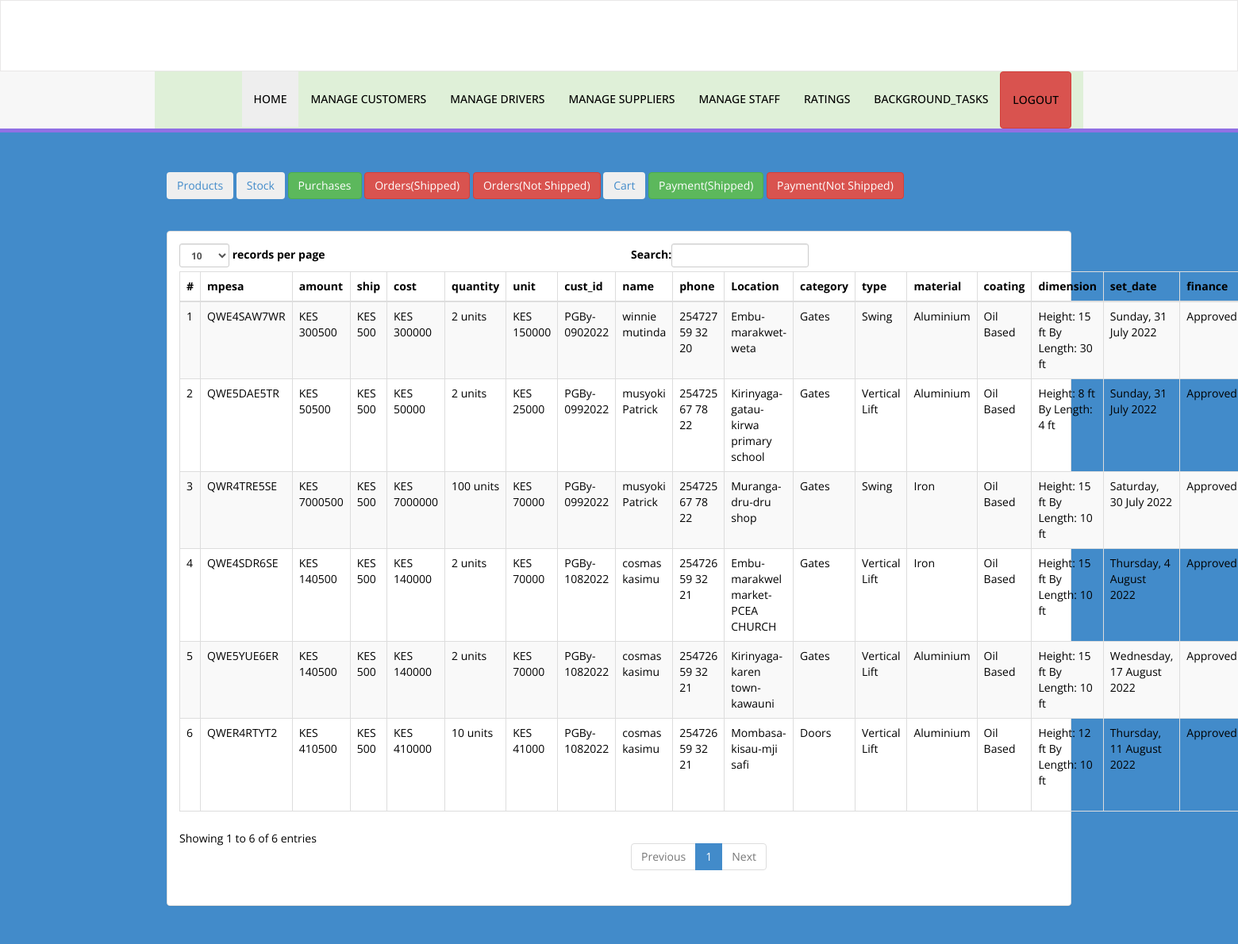
Page /perimeter/perimeter/order.php (signed in) on the committed database.
### tables this page shows
CREATE TABLE `orders` (
  `order_id` bigint(20) NOT NULL,
  `mpesa` varchar(15) DEFAULT NULL,
  `amount` float DEFAULT NULL,
  `ship` float DEFAULT NULL,
  `cost` float DEFAULT NULL,
  `quantity` float DEFAULT NULL,
  `unit` float DEFAULT NULL,
  `cust_id` text NOT NULL,
  `name` text NOT NULL,
  `phone` varchar(50) DEFAULT NULL,
  `location` varchar(250) DEFAULT NULL,
  `category` text DEFAULT NULL,
  `type` varchar(50) DEFAULT NULL,
  `material` varchar(50) DEFAULT NULL,
  `coating` varchar(250) DEFAULT NULL,
  `dimension` varchar(250) DEFAULT NULL,
  `set_date` text DEFAULT NULL,
  `finance` varchar(50) DEFAULT 'Pending',
  `remarks` text DEFAULT NULL,
  `mode` varchar(50) DEFAULT NULL,
  `image` varchar(250) NOT NULL DEFAULT 'Pending',
  `blacksmith` varchar(250) DEFAULT 'Pending',
  `dispatcher` varchar(50) DEFAULT 'Pending',
  `driver` varchar(50) DEFAULT NULL,
  `drive` varchar(50) DEFAULT 'Pending',
  `customer` varchar(50) DEFAULT 'Pending',
  `date` timestamp NOT NULL DEFAULT current_timestamp()
);

### perimeter/perimeter/order.php (the view, shortened to what this page needs)
<?php
include('sessionadm.php');
if (strlen($_SESSION['username']) == 0) {
    header('location:log');
} else {
?>
<!DOCTYPE html>
<html xmlns="http://www.w3.org/1999/xhtml">
<head>
    <link href="assets/css/bootstrap.css" rel="stylesheet" />
    <link href="assets/css/font-awesome.css" rel="stylesheet" />
    <link href="assets/css/style.css" rel="stylesheet" />
    <link rel="stylesheet" href="https://cdnjs.cloudflare.com/ajax/libs/font-awesome/4.7.0/css/font-awesome.min.css">
</head>
<body style="height: 100%;" class="bg-primary">
    <?php include('includes/header.php'); ?>
    <div class="content-wrapper">
        <div class="container">
            <div class="row pad-botm">
                <div class="col-md-12">
                <h5>
                <a href="product"> <button class="btn btn-wraning"> Products</button></a>
                        <a href="stock"> <button class="btn btn-secondary"> Stock</button></a>
                        <a href="purchase"> <button class="btn btn-success"> Purchases</button></a>
                        <a href="order"> <button class="btn btn-danger"> Orders(Shipped)</button></a>
                        <a href="orderN"> <button class="btn btn-danger"> Orders(Not Shipped)</button></a>
                        <a href="cart"> <button class="btn btn-wraning"> Cart</button></a>
                        <a href="payment"> <button class="btn btn-success"> Payment(Shipped)</button></a>
                        <a href="paymentN"> <button class="btn btn-danger"> Payment(Not Shipped)</button></a>
                    </h5>
                </div>
            </div>
            <div class="row" style="color: #000;">
                <div class="col-md-12">
                    <div class="panel panel-default">
                        <div class="panel-body">
                            <div class="table-responsive">
                                <table class="table table-striped table-bordered table-hover" id="dataTables-example">
                                    <thead>
                                        <tr>
                                            <th>#</th>
                                            <th>mpesa</th>
                                            <th>amount</th>
                                            <th>ship</th>
                                            <th>cost</th>
                                            <th>quantity</th>
                                            <th>unit</th>
                                            <th>cust_id</th>
                                            <th>name</th>
                                            <th>phone</th>
                                            <th>Location</th>
                                            <th>category</th>
                                            <th>type</th>
                                            <th>material</th>
                                            <th>coating</th>
                                            <th>dimension</th>
                                            <th>set_date</th>
                                            <th>finance</th>
                                        </tr>
                                    </thead>
                                    <tbody>
                                        <?php $sql = "SELECT * from orders where mode='Shipped'";
                                            $query = $con->prepare($sql);
                                            $query->execute();
                                            $results = $query->fetchAll(PDO::FETCH_OBJ);
                                            $cnt = 1;
                                            if ($query->rowCount() > 0) {
                                                foreach ($results as $result) {               ?>
                                        <tr class="odd gradeX">
                                            <td class="center"><?php echo htmlentities($cnt); ?></td>
                                            <td class="center"><?php echo htmlentities($result->mpesa); ?></td>
                                            <td class="center">KES <?php echo htmlentities($result->amount); ?></td>
                                            <td class="center">KES <?php echo htmlentities($result->ship); ?></td>
                                            <td class="center">KES <?php echo htmlentities($result->cost); ?></td>
                                            <td class="center"><?php echo htmlentities($result->quantity); ?> units</td>
                                            <td class="center">KES <?php echo htmlentities($result->unit); ?></td>
                                            <td class="center"><?php echo htmlentities($result->cust_id); ?></td>
                                            <td class="center"><?php echo htmlentities($result->name); ?></td>
                                            <td class="center"><?php echo htmlentities($result->phone); ?></td>
                                            <td class="center"><?php echo htmlentities($result->location); ?></td>
                                            <td class="center"><?php echo htmlentities($result->category); ?></td>
                                            <td class="center"><?php echo htmlentities($result->type); ?></td>
                                            <td class="center"><?php echo htmlentities($result->material); ?></td>
                                            <td class="center"><?php echo htmlentities($result->coating); ?></td>
                                            <td class="center"><?php echo htmlentities($result->dimension); ?></td>
                                            <td class="center"><?php echo htmlentities($result->set_date); ?></td>
                                            <td class="center"><?php echo htmlentities($result->finance); ?></td>
                                        </tr>
                                        <?php $cnt = $cnt + 1;
                                                }
                                            } ?>
                                    </tbody>
                                </table>
                            </div>
                        </div>
                    </div>
                </div>
            </div>
        </div>
    </div>
</body>
</html>
<?php } ?>

### perimeter/perimeter/assets/css/style.css (style rules this page uses)
.content-wrapper { margin-top: 40px; min-height:800px; padding-bottom:90px; }
.pad-botm { padding-bottom:30px; }

### rows in the picture
orders: mpesa "QWE4SAW7WR", amount "300500", ship "500", cost "300000", quantity "2", unit "150000", cust "PGBy-0902022", name "winnie mutinda", phone "254727 59 32 20", location "Embu-marakwet-weta", category "Gates", type "Swing", material "Aluminium", coating "Oil Based", dimension "Height: 15 ft By Length: 30 ft", set_date "Sunday, 31 July 2022", finance "Approved"
orders: mpesa "QWE5DAE5TR", amount "50500", ship "500", cost "50000", quantity "2", unit "25000", cust "PGBy-0992022", name "musyoki Patrick", phone "254725 67 78 22", location "Kirinyaga-gatau-kirwa primary school", category "Gates", type "Vertical Lift", material "Aluminium", coating "Oil Based", dimension "Height: 8 ft By Length: 4 ft", set_date "Sunday, 31 July 2022", finance "Approved"
orders: mpesa "QWR4TRE5SE", amount "7000500", ship "500", cost "7000000", quantity "100", unit "70000", cust "PGBy-0992022", name "musyoki Patrick", phone "254725 67 78 22", location "Muranga-dru-dru shop", category "Gates", type "Swing", material "Iron", coating "Oil Based", dimension "Height: 15 ft By Length: 10 ft", set_date "Saturday, 30 July 2022", finance "Approved"
orders: mpesa "QWE4SDR6SE", amount "140500", ship "500", cost "140000", quantity "2", unit "70000", cust "PGBy-1082022", name "cosmas kasimu", phone "254726 59 32 21", location "Embu-marakwel market-PCEA CHURCH", category "Gates", type "Vertical Lift", material "Iron", coating "Oil Based", dimension "Height: 15 ft By Length: 10 ft", set_date "Thursday, 4 August 2022", finance "Approved"
orders: mpesa "QWE5YUE6ER", amount "140500", ship "500", cost "140000", quantity "2", unit "70000", cust "PGBy-1082022", name "cosmas kasimu", phone "254726 59 32 21", location "Kirinyaga-karen town-kawauni", category "Gates", type "Vertical Lift", material "Aluminium", coating "Oil Based", dimension "Height: 15 ft By Length: 10 ft", set_date "Wednesday, 17 August 2022", finance "Approved"
orders: mpesa "QWER4RTYT2", amount "410500", ship "500", cost "410000", quantity "10", unit "41000", cust "PGBy-1082022", name "cosmas kasimu", phone "254726 59 32 21", location "Mombasa-kisau-mji safi", category "Doors", type "Vertical Lift", material "Aluminium", coating "Oil Based", dimension "Height: 12 ft By Length: 10 ft", set_date "Thursday, 11 August 2022", finance "Approved"
